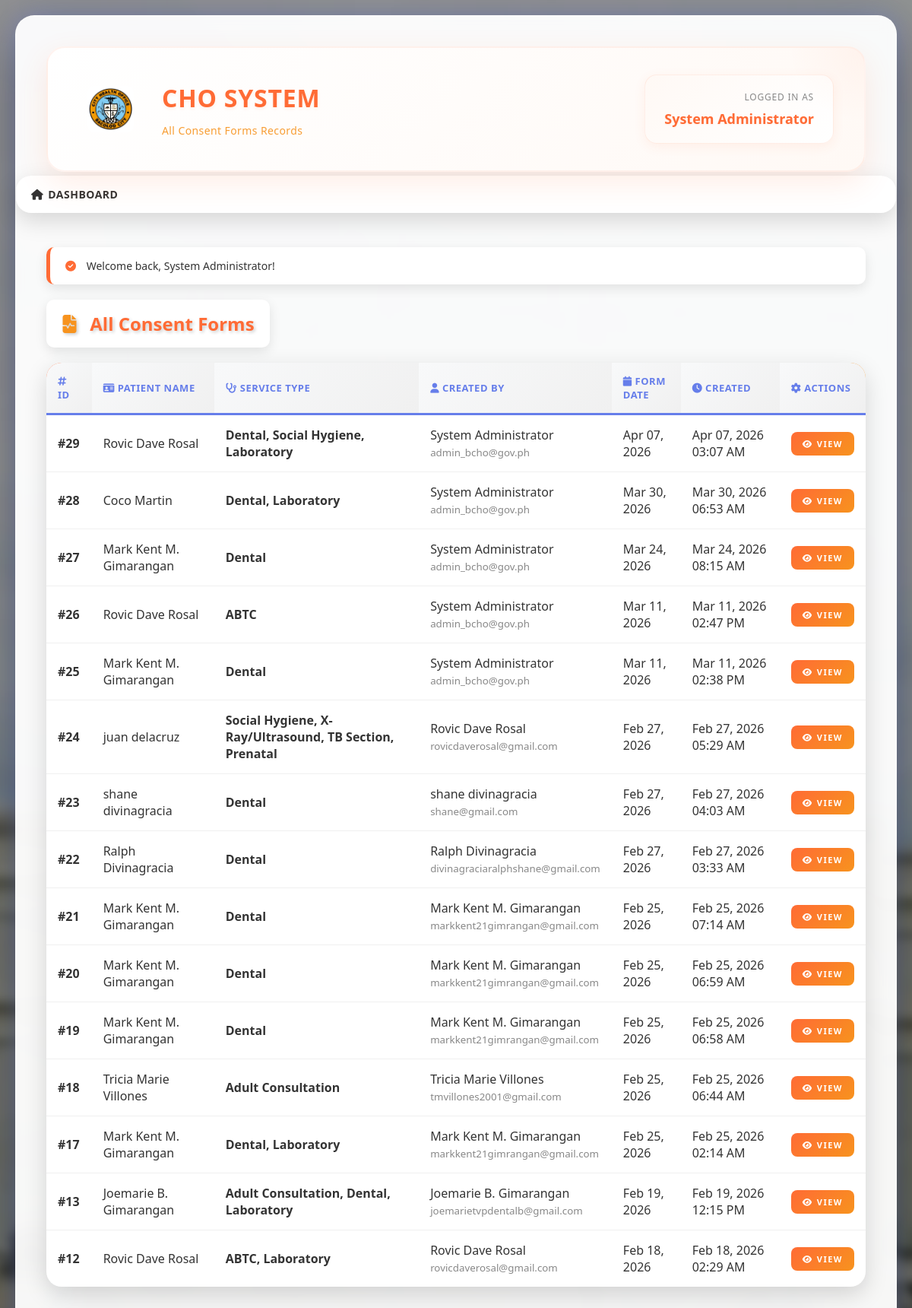
/all_forms.php (signed in), run on the app's committed database.
### tables this page shows
CREATE TABLE `consent_forms` (
  `id` int(11) NOT NULL,
  `user_id` int(11) NOT NULL,
  `patient_name` varchar(255) NOT NULL,
  `patient_photo` varchar(255) NOT NULL,
  `service_type` varchar(100) NOT NULL,
  `signature_data` text DEFAULT NULL,
  `form_date` date NOT NULL,
  `created_at` timestamp NOT NULL DEFAULT current_timestamp(),
  `date_of_birth` date DEFAULT NULL,
  `age` int(11) DEFAULT NULL,
  `sex` varchar(10) DEFAULT NULL
);

CREATE TABLE `users` (
  `id` int(11) NOT NULL,
  `full_name` varchar(255) NOT NULL,
  `email` varchar(255) NOT NULL,
  `contact_number` varchar(20) NOT NULL,
  `password` varchar(255) NOT NULL,
  `role` enum('admin','user') DEFAULT 'user',
  `created_at` timestamp NOT NULL DEFAULT current_timestamp(),
  `updated_at` timestamp NOT NULL DEFAULT current_timestamp() ON UPDATE current_timestamp(),
  `date_of_birth` date DEFAULT NULL,
  `age` int(11) DEFAULT NULL,
  `sex` varchar(10) DEFAULT NULL
);

### config.php (called while the page is built, shortened)
<?php
function getFlashMessage() {
    if (isset($_SESSION['flash'])) {
        $flash = $_SESSION['flash'];
        return $flash;
    }
    return null;
}
?>

### all_forms.php (the view, shortened to what this page needs)
<?php
require_once 'config.php';
$conn = getDBConnection();
$stmt = $conn->prepare("SELECT cf.*, u.full_name as creator_name, u.email as creator_email
                       FROM consent_forms cf
                       JOIN users u ON cf.user_id = u.id
                       ORDER BY cf.created_at DESC");
$stmt->execute();
$forms = $stmt->get_result();
?>
<!DOCTYPE html>
<html lang="en">
<head>
    <link rel="stylesheet" href="style.css">
    <link rel="stylesheet" href="https://cdnjs.cloudflare.com/ajax/libs/font-awesome/6.4.0/css/all.min.css">
</head>
<body>
    <div class="container">
        <div class="header">
            <div class="header-left">
                <div class="logo-box">
                    <img src="images/bcd.jpg" alt="CHO Logo">
                </div>
                <div class="header-title">
                    <h2>CHO SYSTEM</h2>
                    <p>All Consent Forms Records</p>
                </div>
            </div>
            <div class="header-right">
                <p>Logged in as</p>
                <strong><?php echo htmlspecialchars($_SESSION['full_name']); ?></strong>
            </div>
        </div>
        <nav class="navbar">
            <div class="navbar-nav">
                <a href="admin_dashboard.php"><i class="fas fa-home"></i> Dashboard</a>
            </div>
        </nav>
        <?php $flash = getFlashMessage(); ?>
        <?php if ($flash): ?>
            <div class="alert">
                <i class="fas fa-<?php echo $flash['type'] === 'success' ? 'check-circle' : 'exclamation-circle'; ?>"></i>
                <?php echo $flash['message']; ?>
            </div>
        <?php endif; ?>
        <h3 class="section-title"><i class="fas fa-file-medical-alt"></i> All Consent Forms</h3>
        <div class="table-card">
            <table>
                <thead>
                    <tr>
                        <th><i class="fas fa-hashtag"></i> ID</th>
                        <th><i class="fas fa-id-card"></i> Patient Name</th>
                        <th><i class="fas fa-stethoscope"></i> Service Type</th>
                        <th><i class="fas fa-user"></i> Created By</th>
                        <th><i class="fas fa-calendar"></i> Form Date</th>
                        <th><i class="fas fa-clock"></i> Created</th>
                        <th><i class="fas fa-cog"></i> Actions</th>
                    </tr>
                </thead>
                <tbody>
                    <?php if ($forms->num_rows > 0): ?>
                        <?php while ($form = $forms->fetch_assoc()): ?>
                            <tr>
                                <td><strong>#<?php echo $form['id']; ?></strong></td>
                                <td><?php echo htmlspecialchars($form['patient_name']); ?></td>
                                <td><strong><?php echo htmlspecialchars($form['service_type']); ?></strong></td>
                                <td>
                                    <?php echo htmlspecialchars($form['creator_name']); ?><br>
                                    <small style="color: #888;"><?php echo htmlspecialchars($form['creator_email']); ?></small>
                                </td>
                                <td><?php echo date('M d, Y', strtotime($form['form_date'])); ?></td>
                                <td><?php echo date('M d, Y h:i A', strtotime($form['created_at'])); ?></td>
                                <td>
                                    <a href="view_form.php?id=<?php echo $form['id']; ?>" class="btn">
                                        <i class="fas fa-eye"></i> View
                                    </a>
                                </td>
                            </tr>
                        <?php endwhile; ?>
                    <?php endif; ?>
                </tbody>
            </table>
        </div>
    </div>
</body>
</html>

### style.css (style rules this page uses)
* { margin: 0; padding: 0; box-sizing: border-box; }
:root { --primary-gradient: linear-gradient(135deg, #667eea 0%, #764ba2 100%); --secondary-gradient: linear-gradient(135deg, #f093fb 0%, #f5576c 100%); --success-gradient: linear-gradient(135deg, #11998e 0%, #38ef7d 100%); --danger-gradient: linear-gradient(135deg, #eb3349 0%, #f45c43 100%); --glow-primary: 0 0 30px rgba(102, 126, 234, 0.4); --glow-secondary: 0 0 30px rgba(245, 87, 108, 0.4); --glow-success: 0 0 30px rgba(17, 153, 142, 0.4); }
body { font-family: 'Segoe UI', Tahoma, Geneva, Verdana, sans-serif; background: linear-gradient(-45deg, #1a1a2e, #16213e, #0f3460, #533483); background-size: 400% 400%; animation: gradientShift 15s ease infinite; min-height: 100vh; display: flex; justify-content: center; align-items: center; padding: 20px; color: #333; }
.container { background: rgba(255, 255, 255, 0.95); backdrop-filter: blur(10px); border-radius: 25px; border: 1px solid rgba(255, 255, 255, 0.3); box-shadow: 0 30px 80px rgba(0, 0, 0, 0.4), var(--glow-primary); padding: 40px; width: 100%; max-width: 500px; transition: all 0.3s ease; }
h2 { color: #667eea; text-align: center; margin-bottom: 30px; font-size: 24px; font-weight: 700; }
h3 { color: #667eea; }
.btn { width: 100%; padding: 15px 20px; border: none; border-radius: 12px; font-size: 16px; font-weight: 700; cursor: pointer; transition: all 0.3s ease; text-transform: uppercase; letter-spacing: 1.5px; display: inline-flex; align-items: center; justify-content: center; gap: 8px; position: relative; overflow: hidden; }
.btn::before { content: ''; position: absolute; top: 0; left: -100%; width: 100%; height: 100%; background: rgba(255, 255, 255, 0.2); transition: left 0.3s ease; z-index: 0; }
.alert { padding: 16px 18px; border-radius: 12px; margin-bottom: 20px; font-size: 14px; font-weight: 500; border-left: 4px solid; animation: slideInDown 0.3s ease; }
.navbar { background: var(--primary-gradient); padding: 18px 30px; display: flex; justify-content: space-between; align-items: center; margin: -40px -40px 30px -40px; border-radius: 25px 25px 0 0; box-shadow: 0 10px 30px rgba(102, 126, 234, 0.3); flex-wrap: wrap; gap: 20px; }
.navbar-nav { display: flex; gap: 25px; flex-wrap: wrap; }
.navbar-nav a { color: rgba(255, 255, 255, 0.9); text-decoration: none; font-size: 14px; font-weight: 600; transition: all 0.3s ease; display: flex; align-items: center; gap: 6px; text-transform: uppercase; letter-spacing: 0.5px; }
table { width: 100%; border-collapse: collapse; }
th, td { padding: 16px 12px; text-align: left; border-bottom: 2px solid #e8e8e8; transition: all 0.3s ease; }
th { background: linear-gradient(135deg, #f8f9fa 0%, #f0f0f0 100%); font-weight: 700; color: #667eea; text-transform: uppercase; font-size: 12px; letter-spacing: 0.5px; border-bottom: 3px solid #667eea; }
tr { transition: all 0.3s ease; }

### data on the page
consent_forms: id "29", patient_name "Rovic Dave Rosal", service_type "Dental, Social Hygiene, Laboratory", user.full_name "System Administrator", user.email "admin_bcho@gov.ph", form_date "Apr 07, 2026", created_at "Apr 07, 2026 03:07 AM"
consent_forms: id "28", patient_name "Coco Martin", service_type "Dental, Laboratory", user.full_name "System Administrator", user.email "admin_bcho@gov.ph", form_date "Mar 30, 2026", created_at "Mar 30, 2026 06:53 AM"
consent_forms: id "27", patient_name "Mark Kent M. Gimarangan", service_type "Dental", user.full_name "System Administrator", user.email "admin_bcho@gov.ph", form_date "Mar 24, 2026", created_at "Mar 24, 2026 08:15 AM"
consent_forms: id "26", patient_name "Rovic Dave Rosal", service_type "ABTC", user.full_name "System Administrator", user.email "admin_bcho@gov.ph", form_date "Mar 11, 2026", created_at "Mar 11, 2026 02:47 PM"
consent_forms: id "25", patient_name "Mark Kent M. Gimarangan", service_type "Dental", user.full_name "System Administrator", user.email "admin_bcho@gov.ph", form_date "Mar 11, 2026", created_at "Mar 11, 2026 02:38 PM"
consent_forms: id "24", patient_name "juan delacruz", service_type "Social Hygiene, X-Ray/Ultrasound, TB Section, Prenatal", user.full_name "Rovic Dave Rosal", user.email "rovicdaverosal@gmail.com", form_date "Feb 27, 2026", created_at "Feb 27, 2026 05:29 AM"
consent_forms: id "23", patient_name "shane divinagracia", service_type "Dental", user.full_name "shane divinagracia", user.email "shane@gmail.com", form_date "Feb 27, 2026", created_at "Feb 27, 2026 04:03 AM"
consent_forms: id "22", patient_name "Ralph Divinagracia", service_type "Dental", user.full_name "Ralph Divinagracia", user.email "divinagraciaralphshane@gmail.com", form_date "Feb 27, 2026", created_at "Feb 27, 2026 03:33 AM"
consent_forms: id "21", patient_name "Mark Kent M. Gimarangan", service_type "Dental", user.full_name "Mark Kent M. Gimarangan", user.email "markkent21gimrangan@gmail.com", form_date "Feb 25, 2026", created_at "Feb 25, 2026 07:14 AM"
consent_forms: id "20", patient_name "Mark Kent M. Gimarangan", service_type "Dental", user.full_name "Mark Kent M. Gimarangan", user.email "markkent21gimrangan@gmail.com", form_date "Feb 25, 2026", created_at "Feb 25, 2026 06:59 AM"
consent_forms: id "19", patient_name "Mark Kent M. Gimarangan", service_type "Dental", user.full_name "Mark Kent M. Gimarangan", user.email "markkent21gimrangan@gmail.com", form_date "Feb 25, 2026", created_at "Feb 25, 2026 06:58 AM"
consent_forms: id "18", patient_name "Tricia Marie Villones", service_type "Adult Consultation", user.full_name "Tricia Marie Villones", user.email "tmvillones2001@gmail.com", form_date "Feb 25, 2026", created_at "Feb 25, 2026 06:44 AM"
consent_forms: id "17", patient_name "Mark Kent M. Gimarangan", service_type "Dental, Laboratory", user.full_name "Mark Kent M. Gimarangan", user.email "markkent21gimrangan@gmail.com", form_date "Feb 25, 2026", created_at "Feb 25, 2026 02:14 AM"
consent_forms: id "13", patient_name "Joemarie B. Gimarangan", service_type "Adult Consultation, Dental, Laboratory", user.full_name "Joemarie B. Gimarangan", user.email "joemarietvpdentalb@gmail.com", form_date "Feb 19, 2026", created_at "Feb 19, 2026 12:15 PM"
consent_forms: id "12", patient_name "Rovic Dave Rosal", service_type "ABTC, Laboratory", user.full_name "Rovic Dave Rosal", user.email "rovicdaverosal@gmail.com", form_date "Feb 18, 2026", created_at "Feb 18, 2026 02:29 AM"

### other printed values
$_SESSION['full_name'] "System Administrator"
$flash['message'] "Welcome back, System Administrator!"
